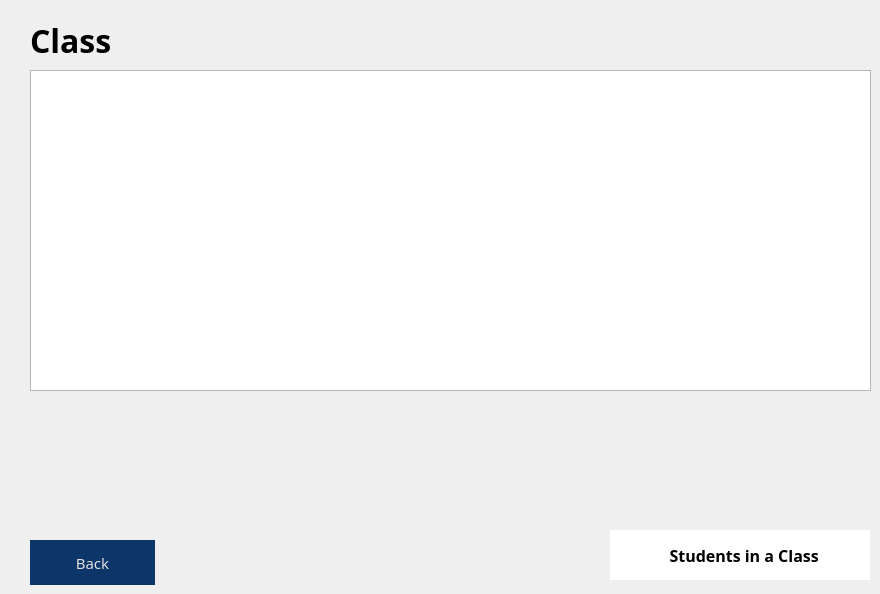
    <widget class="QWidget" name="pageClass_Staff">
     <property name="styleSheet">
      <string notr="true">QWidget#pageClass_Staff{
	border-image: url(:/assets/blue-gradient.png) 0 0 0 0 stretch stretch;
}
</string>
     </property>
     <widget class="QLabel" name="labelClass">
      <property name="geometry">
       <rect>
        <x>30</x>
        <y>20</y>
        <width>151</width>
        <height>41</height>
       </rect>
      </property>
      <property name="font">
       <font>
        <family>Segoe UI Semibold</family>
        <pointsize>24</pointsize>
        <bold>true</bold>
       </font>
      </property>
      <property name="styleSheet">
       <string notr="true">color: rgb(0, 0, 0);</string>
      </property>
      <property name="text">
       <string>Class</string>
      </property>
     </widget>
     <widget class="QTableWidget" name="tableClasses">
      <property name="geometry">
       <rect>
        <x>30</x>
        <y>70</y>
        <width>841</width>
        <height>321</height>
       </rect>
      </property>
     </widget>
     <widget class="QPushButton" name="btnBackToProfile_4">
      <property name="geometry">
       <rect>
        <x>30</x>
        <y>540</y>
        <width>125</width>
        <height>45</height>
       </rect>
      </property>
      <property name="font">
       <font>
        <family>Segoe UI Semibold</family>
        <pointsize>11</pointsize>
        <italic>false</italic>
        <bold>false</bold>
        <kerning>true</kerning>
       </font>
      </property>
      <property name="cursor">
       <cursorShape>PointingHandCursor</cursorShape>
      </property>
      <property name="styleSheet">
       <string notr="true">QPushButton#btnBackToProfile_4 {
background-color: rgb(12, 53, 106);
color: rgb(223, 223, 223);
border: none;
}

QPushButton#btnBackToProfile_4:hover {
background-color: rgb(14, 63, 127);
color: rgb(223, 223, 223);
border: none;
}</string>
      </property>
      <property name="text">
       <string>Back</string>
      </property>
      <property name="autoDefault">
       <bool>false</bool>
      </property>
      <property name="default">
       <bool>false</bool>
      </property>
      <property name="flat">
       <bool>false</bool>
      </property>
     </widget>
     <widget class="QPushButton" name="btnStudentsInClass">
      <property name="geometry">
       <rect>
        <x>610</x>
        <y>530</y>
        <width>260</width>
        <height>50</height>
       </rect>
      </property>
      <property name="font">
       <font>
        <family>Segoe UI Semibold</family>
        <pointsize>12</pointsize>
        <bold>true</bold>
       </font>
      </property>
      <property name="cursor">
       <cursorShape>PointingHandCursor</cursorShape>
      </property>
      <property name="styleSheet">
       <string notr="true">QPushButton#btnStudentsInClass {
border: none;
color: rgb(0, 0, 0);
background-color: rgb(255, 255, 255);
}

QPushButton#btnStudentsInClass:hover {
background-color: rgb(234, 234, 234);
color: rgb(0, 0, 0);
border: none;
}</string>
      </property>
      <property name="text">
       <string>  Students in a Class</string>
      </property>
      <property name="icon">
       <iconset resource="resource.qrc">
        <normaloff>:/assets/scoreboard-icon.png</normaloff>:/assets/scoreboard-icon.png</iconset>
      </property>
      <property name="iconSize">
       <size>
        <width>32</width>
        <height>32</height>
       </size>
      </property>
      <property name="default">
       <bool>false</bool>
      </property>
      <property name="flat">
       <bool>false</bool>
      </property>
     </widget>
    </widget>
